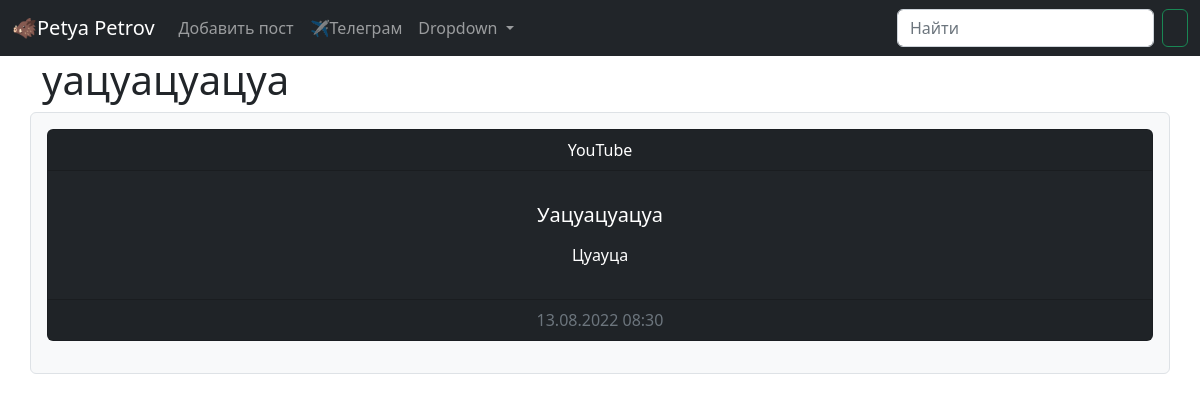
Screenshot of /article/13/ with the database file from the repository.
### blog/models.py (models this page shows, shortened)
class Article(models.Model):
    class Meta:
        verbose_name = 'Пост'
        verbose_name_plural = 'Посты'
        ordering = ['-created_at']
    title = models.CharField(max_length=255, db_index=True, verbose_name='Заголовок')
    content = models.TextField(blank=True, verbose_name='Контент')
    created_at = models.DateTimeField(auto_now_add=True, verbose_name='Создано')
    update_at = models.DateTimeField(auto_now=True, verbose_name='Изменено')
    photo = models.ImageField(upload_to='photos/%Y/%m/%d/',blank=True, verbose_name='Фото')
    file = models.FileField(upload_to='files/%Y/%m/%d/',blank=True, verbose_name='Прикрепленный файл')
    published = models.BooleanField(default=True, verbose_name='Опубликовано')
    category = models.ForeignKey('Category', on_delete=models.PROTECT, null=True, verbose_name='Категория')

class Category(models.Model):
    def __str__(self):
        return self.title
    def get_absolute_url(self):
        return reverse('category',kwargs={"category_id": self.pk})
    class Meta:
        verbose_name = 'Категорию'
        verbose_name_plural = 'Категории'
        ordering = ['title']
    title = models.CharField(max_length=255, db_index=True,verbose_name='Название категории')

### blog/views.py (the view)
# urls.py: path('article/<int:article_id>/', view_article, name='article'),
def  view_article(request, article_id):
    article_item = get_object_or_404(Article, pk=article_id)
    context = {
        'article_item': article_item,
    }
    return render(request,template_name='blog/article.html',context=context)

### blog/templates/blog/article.html (shortened to what this page needs)
{% extends 'base.html' %}
{% block title_current%}
<h1>{{article_item.title}}</h1>
{% endblock %}
{% block article %}
<div class="row">
  <div class="col-12 bg-light p-3 border rounded">
    <div class="card text-bg-dark text-center mb-3">
      <div class="card-header">
        <a href="{{ article_item.category.get_absolute_url }}" class="list-group-item">{{article_item.category|capfirst}}</a>
      </div>
      <div class="card-body">
        <div class="media">
          <div class="media-body  mt-3">
            <h5 class="card-title">{{article_item.title|capfirst}}</h5>
            <p class="card-text">{{article_item.content|capfirst|linebreaks}}</p>
          </div>
        </div>
      </div>
      <div class="card-footer text-muted">
        {{article_item.update_at | date:"d.m.Y H:i"}}
      </div>
    </div>
  </div>
</div>
{% endblock %}

### rows the page displays
Article: title "уацуацуацуа", category "YouTube", title "Уацуацуацуа", content "Цуауца", update_at "13.08.2022 08:30"
